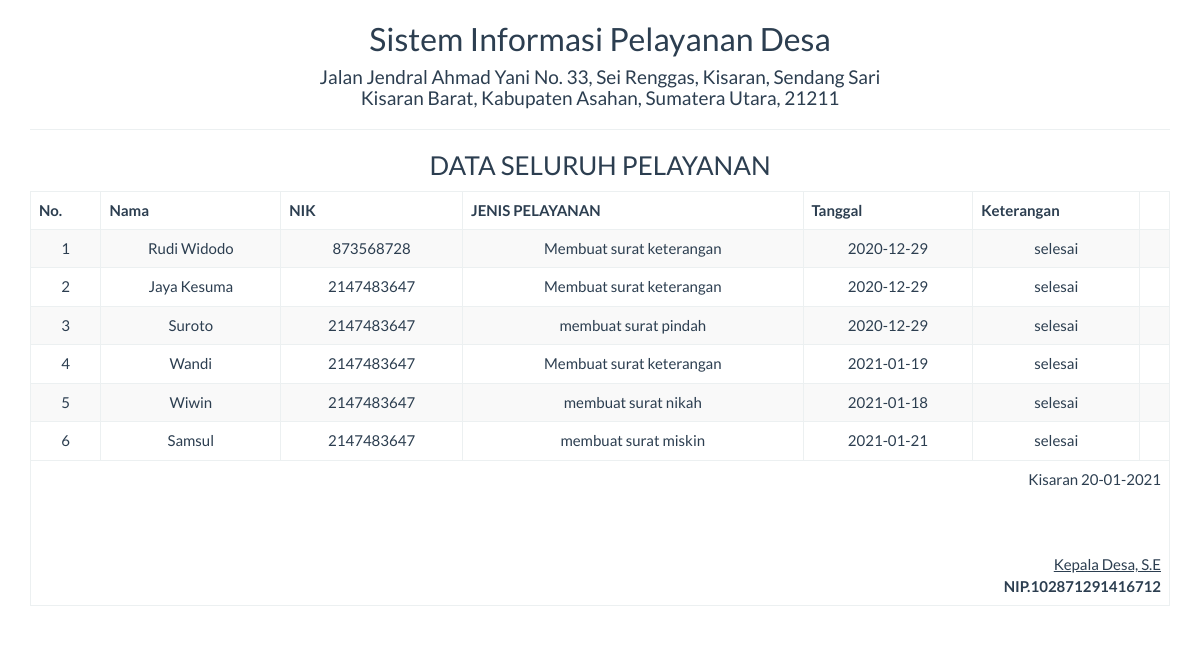
Screenshot of /report/pelayanan_semua.php with the database file from the repository.
### tables this page shows
CREATE TABLE `pelayanan` (
  `id` int(10) NOT NULL,
  `nama` varchar(30) NOT NULL,
  `nik` int(30) NOT NULL,
  `jenis_pelayanan` varchar(25) NOT NULL,
  `tanggal` date NOT NULL,
  `keterangan` varchar(30) NOT NULL
);

### report/pelayanan_semua.php (the view, shortened to what this page needs)
<!DOCTYPE html>
<html>
    <head>
        <link href="../Assets/css/bootstrap.min.css" rel="stylesheet" type="text/css"/>
    </head>
    <body onload="print()">
        <?php
        include '../config/koneksi.php';
        ?>
        <div class="container">
            <div class='row'>
                <div class="col-sm-12">
                    <div class="text-center">
                        <h2>Sistem Informasi Pelayanan Desa </h2>
                        <h4>Jalan Jendral Ahmad Yani No. 33, Sei Renggas, Kisaran, Sendang Sari <br> Kisaran Barat, Kabupaten Asahan, Sumatera Utara, 21211</h4>
                        <hr>
                        <h3>DATA SELURUH PELAYANAN</h3>
                        <table class="table table-bordered table-striped table-hover">
                        <tbody>
                                <thead>
								<tr>
                                <th>No.</th><th>Nama</th><th>NIK</th><th>JENIS PELAYANAN</th><th>Tanggal</th><th>Keterangan</th>
								</thead>
							<tbody>
                            <?php
                            $sql = "SELECT * FROM pelayanan";
                            $query = mysqli_query($koneksi, $sql) or die("SQL Anda Salah");
                            $nomor = 0;
                            while ($data = mysqli_fetch_array($query)) {
                                $nomor++;
                                ?>
                                <tr>
                                <td><?= $nomor ?></td>
                                    <td><?= $data['nama'] ?></td>
									<td><?= $data['nik'] ?></td>
									<td><?= $data['jenis_pelayanan'] ?></td>
									<td><?= $data['tanggal'] ?></td>
                                    <td><?= $data['keterangan'] ?></td>
                                    <td>
                                </tr>
                            <?php } ?>
							</tbody>
                        </tbody>
                            <tfoot>
                                <tr>
                                    <td colspan="8" class="text-right">
                                        Kisaran  <?= date("d-m-Y") ?>
                                        <br><br><br><br>
                                        <u>Kepala Desa, S.E<strong></u><br>
                                        NIP.102871291416712
									</td>
								</tr>
							</tfoot>
                        </table>
                    </div>
                </div>
            </div>
    </body>
</html>

### rows the page displays
pelayanan: nama "Rudi Widodo", nik "873568728", jenis_pelayanan "Membuat surat keterangan", tanggal "2020-12-29", keterangan "selesai"
pelayanan: nama "Jaya Kesuma", nik "2147483647", jenis_pelayanan "Membuat surat keterangan", tanggal "2020-12-29", keterangan "selesai"
pelayanan: nama "Suroto", nik "2147483647", jenis_pelayanan "membuat surat pindah", tanggal "2020-12-29", keterangan "selesai"
pelayanan: nama "Wandi", nik "2147483647", jenis_pelayanan "Membuat surat keterangan", tanggal "2021-01-19", keterangan "selesai"
pelayanan: nama "Wiwin", nik "2147483647", jenis_pelayanan "membuat surat nikah", tanggal "2021-01-18", keterangan "selesai"
pelayanan: nama "Samsul", nik "2147483647", jenis_pelayanan "membuat surat miskin", tanggal "2021-01-21", keterangan "selesai"
